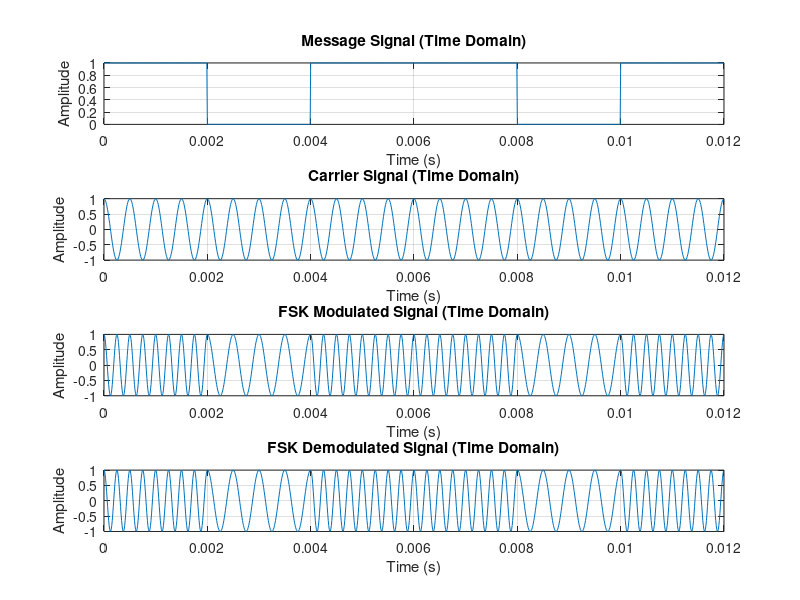
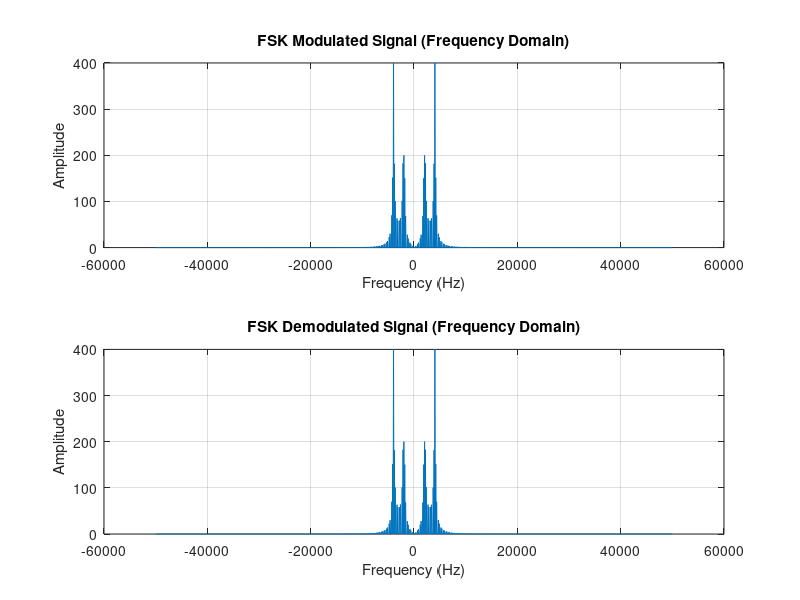

MATLAB code to generate these figures, in order:
Fs = 100000;  fc1 = 2000;  fc2 = 4000; 
bit_duration = 0.002;  message_bits = [1 0 1 1 0 1]; 
t = 0:1/Fs:bit_duration * length(message_bits) - 1/Fs; % Time vector for all bits
samples_per_bit = Fs * bit_duration;
message_signal = repelem(message_bits, samples_per_bit);
carrier_signal = cos(2 * pi * fc1 * t); % Carrier for 0 bit
fsk_signal = zeros(1, length(t));
for i = 1:length(message_bits)
    if message_bits(i) == 1
        fsk_signal((i-1)*samples_per_bit+1:i*samples_per_bit) = cos(2*pi*fc2*t((i-1)*samples_per_bit+1:i*samples_per_bit));
    else
        fsk_signal((i-1)*samples_per_bit+1:i*samples_per_bit) = cos(2*pi*fc1*t((i-1)*samples_per_bit+1:i*samples_per_bit));
    end
end
fsk_demodulated_signal = zeros(1, length(t));
for i = 1:length(message_bits)
    if message_bits(i) == 1
        fsk_demodulated_signal((i-1)*samples_per_bit+1:i*samples_per_bit) = cos(2*pi*fc2*t((i-1)*samples_per_bit+1:i*samples_per_bit));
    else
        fsk_demodulated_signal((i-1)*samples_per_bit+1:i*samples_per_bit) = cos(2*pi*fc1*t((i-1)*samples_per_bit+1:i*samples_per_bit));
    end
end
freq_axis = linspace(-Fs/2, Fs/2, length(t));
fft_fsk_signal = abs(fftshift(fft(fsk_signal)));
fft_fsk_demodulated = abs(fftshift(fft(fsk_demodulated_signal)));

figure;subplot(4, 1, 1);
plot(t, message_signal);title('Message Signal (Time Domain)');
xlabel('Time (s)');ylabel('Amplitude'); grid on;
subplot(4, 1, 2);
plot(t, carrier_signal);title('Carrier Signal (Time Domain)');
xlabel('Time (s)');ylabel('Amplitude');grid on;
subplot(4, 1, 3);
plot(t, fsk_signal);title('FSK Modulated Signal (Time Domain)');
xlabel('Time (s)');ylabel('Amplitude');grid on;
subplot(4, 1, 4);
plot(t, fsk_demodulated_signal);title('FSK Demodulated Signal (Time Domain)');
xlabel('Time (s)');ylabel('Amplitude');grid on;
figure;subplot(2, 1, 1);
plot(freq_axis, fft_fsk_signal);title('FSK Modulated Signal (Frequency Domain)');
xlabel('Frequency (Hz)');ylabel('Amplitude');grid on;
subplot(2, 1, 2);
plot(freq_axis, fft_fsk_demodulated);title('FSK Demodulated Signal (Frequency Domain)');
xlabel('Frequency (Hz)');ylabel('Amplitude');grid on;
